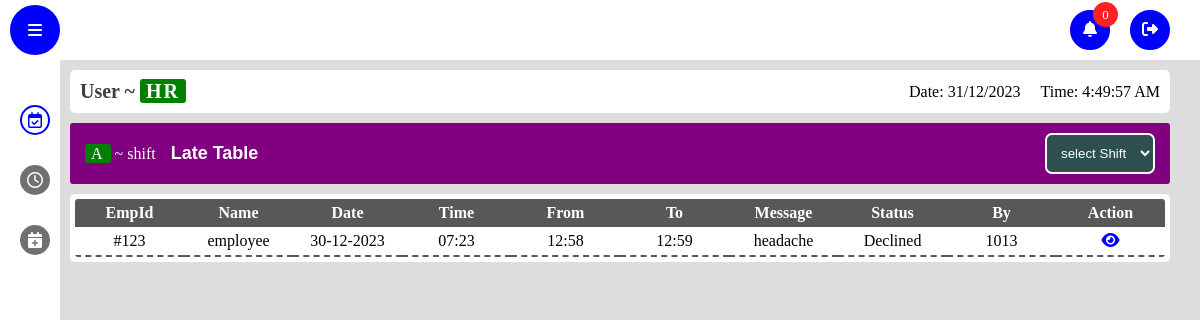
The app's page /late_req_table (signed in), older data.
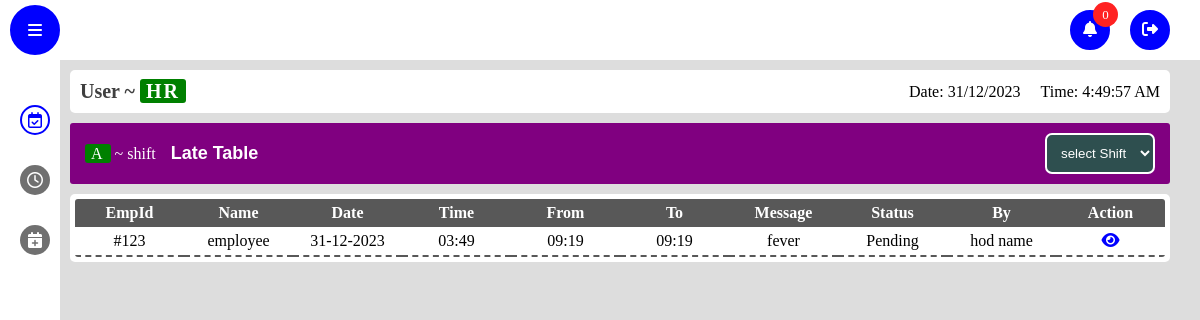
The same page, newer data.
### app/models.py (models this page shows)
class late(db.Model, UserMixin):
    id = db.Column(db.Integer, primary_key=True)
    emp_id = db.Column(db.Integer)
    emp_name = db.Column(db.String(150), nullable=False)
    reason = db.Column(db.String(150), nullable=False)
    from_time = db.Column(db.String(150), nullable=False)
    to_time = db.Column(db.String(150), nullable=False)
    status = db.Column(db.String(150), default='Pending')
    approved_by = db.Column(db.String(150), default='Pending')
    hr_approval = db.Column(db.String(150), default='Pending')
    date = db.Column(db.DateTime(timezone=True), default=func.now())

### app/views.py (the view)
@views.route("/late_req_table")
@login_required
def late_req_table():
    permission_details=late.query.order_by(late.date).all()
    return render_template("req_table.html",permission=permission_details,permission_type='Late')

### app/templates/req_table.html (shortened to what this page needs)
<!DOCTYPE html>
<html lang="en">
  <head>
    <link rel="stylesheet" href="static/css/style.css" />
    <link rel="stylesheet" href="static/css/attendance.css" />
    <link
      rel="stylesheet"
      href="https://cdnjs.cloudflare.com/ajax/libs/font-awesome/5.15.4/css/all.min.css"
    />
    <link
      rel="stylesheet"
      href="https://cdnjs.cloudflare.com/ajax/libs/font-awesome/6.1.1/css/all.min.css"
    />
  </head>
  <body>
    <nav class="nav-bar">
      <div class="toogle-sidebar">
        <i class="fas fa-bars"></i>
      </div>
      <ul class="options">
        <li class="option">
            <div class="notification-btn">
              <span class>
                <i class="fas fa-bell"></i>
            </span>
            <div class="notify-count">
                <p class="count">0</p>
            </div>
            </div>
        </li>
        <a href="/logout" class="option logout">
            <span>
                <i class="fas fa-sign-out-alt"></i>
            </span>
        </a>
    </ul>
    </nav>
    <aside class="sidebar">
      <ul class="side-menu">
        <form class="menu-option active">
          <a href="/">
            <span class="icon">
              <i class="far fa-calendar-check"></i>
            </span>
          </a>
        </form>
        <form action="/late_req_table" class="menu-option">
          <a href="/late_req_table">
            <span class="icon">
              <i class="far fa-clock"></i>
            </span>
          </a>
        </form>
        <form action="/leave_req_table" class="menu-option">
          <a href="/leave_req_table">
            <span class="icon">
              <i class="fas fa-calendar-plus"></i>
            </span>
          </a>
        </form>
      </ul>
    </aside>
    <main class="main active">
      <header class="details-bar">
        <div class="user-details">
          <h1 class="user-role">User ~ <span class="role tag">HR</span></h1>
        </div>
        <div class="date-time-details">
          <p class="date"></p>
          <p class="time"></p>
        </div>
      </header>
      <link rel="stylesheet" href="static/css/late.css" />
      <section class="late-table-section">
        <header class="late-header">
          <div class="frame-header">
            <div class="frame-details">
              <p class="shift name"><span class="tag">A</span> ~ shift</p>
              <p class="frame-name">{{permission_type}} Table</p>
            </div>
            <div class="frame-options">
              <select name="shift" id="shift" class="tag-btn">
                <option value="">select Shift</option>
              </select>
            </div>
          </div>
        </header>
        <div class="table">
          <table>
            <thead>
              <th>EmpId</th>
              <th>Name</th>
              <th>Date</th>
              <th>Time</th>
              <th>From</th>
              <th>To</th>
              <th>Message</th>
              <th>Status</th>
              <th>By</th>
              <th>Action</th>
            </thead>
            <tbody class="{{permission_type.lower()}}-table" id="{{permission_type.lower()}}-table">
              {% for permission in permission %}
              <tr>
                <td>#{{permission.emp_id}}</td>
                <td>{{permission.emp_name}}</td>
                <td>{{permission.date.strftime('%d-%m-%Y') }}</td>
                <td>{{permission.date.strftime('%H:%M') }}</td>
                <td>{{permission.from_time}}</td>
                <td>{{permission.to_time}}</td>
                <td>{{permission.reason}}</td>
                <td>{{permission.status}}</td>
                <td>{{permission.approved_by}}</td>
                <td>
                  <a
                    href="{{ url_for('views.' + permission_type.lower() + '_req_profile',
                                     emp_id=permission.emp_id,
                                     emp_name=permission.emp_name,
                                     from_time=permission.from_time,
                                     to_time=permission.to_time,
                                     reason=permission.reason,
                                     req_id=permission.id )}}"
                    ><i class="fas fa-eye"></i
                  ></a>
                </td>
              </tr>
              {% endfor %}
            </tbody>
          </table>
        </div>
      </section>
    </main>
  </body>
</html>

### app/static/css/style.css (style rules this page uses)
* { margin: 0; padding: 0; box-sizing: border-box; }
.nav-bar { width: 100vw; position: fixed; top: 0; left: 0; right: 0; height: 60px; background: #fff; display: flex; align-items: center; justify-content: space-between; padding: 0 10px; z-index: 10; }
body { background: #ddd; }
.toogle-sidebar { width: 50px; height: 50px; background: #0000ff; color: #fff; border-radius: 50%; display: flex; align-items: center; justify-content: center; cursor: pointer; border: 2px solid #0000ff; transition: all 0.3s; }
.options { display: flex; align-items: center; gap: 20px; margin-right: 20px; position: relative; }
.option { width: 40px; height: 40px; border-radius: 50%; list-style: none; display: flex; align-items: center; justify-content: center; flex-direction: column; text-transform: capitalize; cursor: pointer; color: #fff; transition: all 0.3s; background: #0000ff; border: 2px solid #0000ff; position: relative; }
.notify-count { position: absolute; right: -10px; top: -10px; width: 25px; height: 25px; border-radius: 50%; background: rgb(255, 34, 34); display: flex; align-items: center; justify-content: center; font-size: 13px; color: #fff; }
.notification-btn { width: 100%; height: 100%; display: flex; justify-content: center; align-items: center; }
li { list-style: none; }
.sidebar { position: fixed; top: 60px; height: calc(100% - 50px); width: 60px; background: #fff; padding: 10px; z-index: 10; overflow-x: hidden; transition: all 0.5s; }
.side-menu { width: 100%; display: flex; flex-direction: column; align-items: center; gap: 10px; padding: 10px 0; position: absolute; }
.menu-option { width: 100%; display: flex; align-items: center; gap: 5px; height: 50px; border-radius: 5px; padding: 0 10px; cursor: pointer; position: relative; }
.icon { width: 30px; height: 30px; background: #707070; border-radius: 50%; display: flex; align-items: center; justify-content: center; transition: all 0.3s; color: #ffffff; position: absolute; }
.menu-option:hover, .menu-option.active { color: #0000ff; }
.menu-option:hover .icon, .menu-option.active .icon { background: #ffffff; color: #0000ff; border: 2px solid #0000ff; }
.main { width: calc(100vw - 180px); min-height: calc(100vh - 60px); position: relative; top: 60px; left: 160px; padding: 10px; z-index: 5; transition: all 0.5s; }
.main.active { width: calc(100vw - 80px); left: 60px; }
.details-bar { width: 100%; display: flex; align-items: center; justify-content: space-between; padding: 10px; background: #ffffff; border-radius: 5px; }
.date-time-details { display: flex; align-items: center; gap: 20px; }
.user-role { color: #3f3f3f; font-size: 20px; }
.tag { padding: 1px 6px; background: green; color: #ffffff; border-radius: 3px; letter-spacing: 2px; }
.user-details { backdrop-filter: blur(5px); border-radius: 5px; }

### app/static/css/attendance.css (style rules this page uses)
.frame-header { width: 100%; display: flex; align-items: center; justify-content: space-between; padding: 10px 15px; background: #800080; color: #fff; border-radius: 3px; }
.frame-details { display: flex; align-items: center; gap: 15px; }
.frame-name { font-family: sans-serif; font-weight: 700; font-size: 18px; }
td,th { min-width: 30px; text-align: center; padding: 5px 0; }
.tag-btn { padding: 10px; border-radius: 7px; border: 2px solid; background: #2E4F4F; color: #fff; cursor: pointer; transition: all .5s; outline: none; }
a { text-decoration: none; }

### app/static/css/late.css (style rules this page uses)
.table { max-width: 100%; padding: 5px; overflow-x: scroll; margin-top: 10px; background: #fff; border-radius: 5px; }
.late-table-section { margin-top: 10px; }
table { border-collapse: collapse; border-radius: 3px; overflow: hidden; width: -webkit-fill-available; }
table thead { background: #585858; color: #fff; }
td, th { min-width: 75px; }
td { border-bottom: 2px dashed #585858; }
.fas.fa-eye { color: blue; }

Row changes from the older to the newer data that the page shows:
changed late "employee": date "30-12-2023" → "31-12-2023"; date "07:23" → "03:49"; from_time "12:58" → "09:19"; to_time "12:59" → "09:19"; reason "headache" → "fever"; status "Declined" → "Pending"; approved_by "1013" → "hod name"
